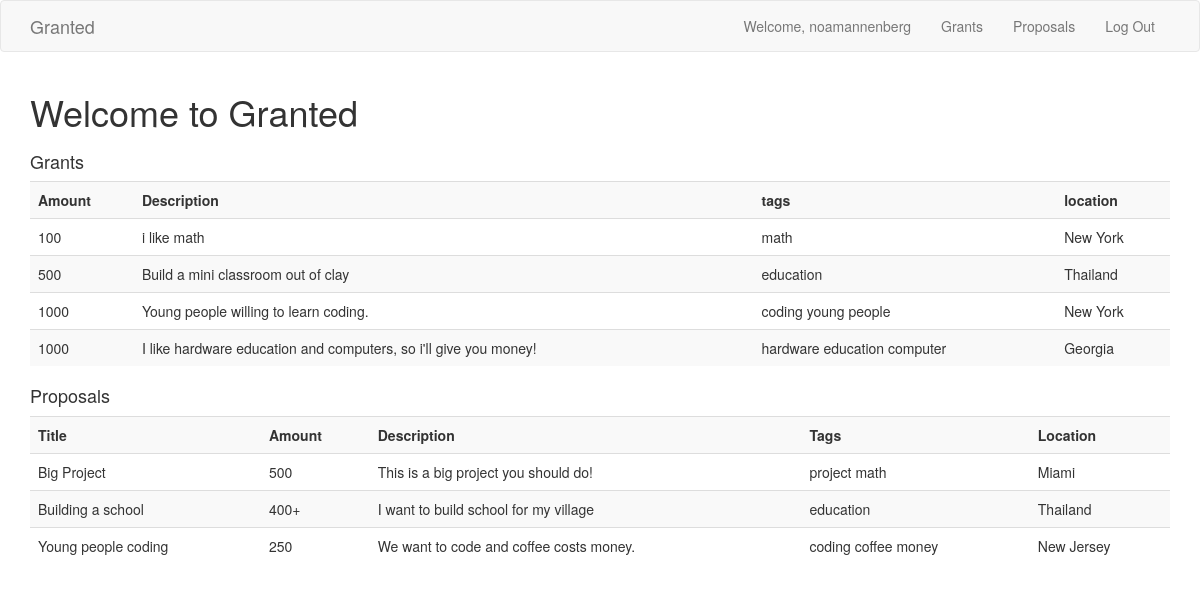
The page / (signed in) on the database its author committed.
### application.py (models this page shows)
class Grant(db.Model):
	__tablename__ = 'grants'
	id = db.Column('id', db.Integer, nullable = False, primary_key = True, unique = True)
	userid = db.Column('userid', db.Integer, nullable = False)
	amount = db.Column('amount', db.Integer, nullable = False, )
	description = db.Column('description', db.String(), nullable = False, )
	tags = db.Column('tags', db.String(), nullable = False)
	location = db.Column('location', db.String(), nullable = False)

class Props(db.Model):
	__tablename__ = 'proposals'
	id = db.Column('id', db.Integer, nullable = False, primary_key = True, unique = True)
	userid = db.Column('userid', db.Integer, nullable = False)
	title = db.Column('title', db.String(), nullable = False)
	amount = db.Column('amount', db.Integer, nullable = False)
	description = db.Column('description', db.String(), nullable = False, )
	tags = db.Column('tags', db.String(), nullable = False)
	location = db.Column('location', db.String(), nullable = False)

### application.py (the view)
@app.route('/')
def index():
	if 'logged_in' in session:
		props = Props.query.filter(Props.userid != session['id']).all()
		grants = Grant.query.filter(Grant.userid != session['id']).all()
	else:
		props = Props.query.all()
		grants = Grant.query.all()
	return render_template('index.html', grants = grants, props = props)

### templates/index.html
{% extends 'layout.html' %}
{% block body %}
<header id="header">
		<div class="container">
			<h1>Welcome to Granted</h1>
		</div>
</header>
<div class="container">
	<h4>Grants</h4>
		<table class="table table-striped">
			<tr>
				<th>Amount</th>
				<th>Description</th>
				<th>tags</th>
				<th>location</th>
			</tr>
			{% for grant in grants %}
				<tr>
					<td>{{grant.amount}}</td>
					<td>{{grant.description}}</td>
					<td>{{grant.tags}}</td>
					<td>{{grant.location}}</td>
				</tr>
			{% endfor %}
		</table>
	<h4>Proposals</h4>
		<table class="table table-striped">
		<tr>
			<th>Title</th>
			<th>Amount</th>
			<th>Description</th>
			<th>Tags</th>
			<th>Location</th>
		</tr>
		{% for prop in props %}
			<tr>
				<td>{{prop.title}}</td>
				<td>{{prop.amount}}</td>
				<td>{{prop.description}}</td>
				<td>{{prop.tags}}</td>
				<td>{{prop.location}}</td>
			</tr>
		{% endfor %}
	</table>
</div>
{% endblock %}

### rows shown on the page
Grant: amount "100", description "i like math", tags "math", location "New York"
Grant: amount "500", description "Build a mini classroom out of clay", tags "education", location "Thailand"
Grant: amount "1000", description "Young people willing to learn coding.", tags "coding young people", location "New York"
Grant: amount "1000", description "I like hardware education and computers, so i'll give you money!", tags "hardware education computer", location "Georgia"
Props: title "Big Project", amount "500", description "This is a big project you should do!", tags "project math", location "Miami"
Props: title "Building a school", amount "400+", description "I want to build school for my village", tags "education", location "Thailand"
Props: title "Young people coding", amount "250", description "We want to code and coffee costs money.", tags "coding coffee money", location "New Jersey"

### other values the page prints
{{ session.username }} "noamannenberg"
